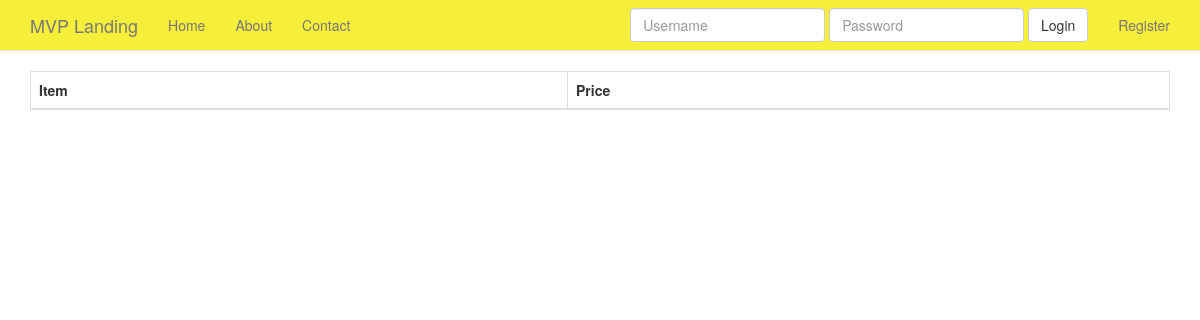
Before: /product/ with the older database file.
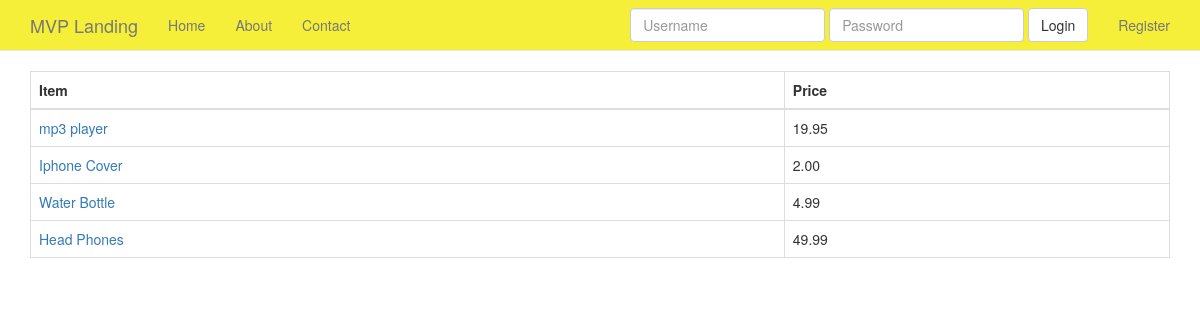
After: the same page with the newer database file.
### products/models.py (models this page shows, shortened)
class Product(models.Model):
    title = models.CharField(max_length=120)
    description = models.TextField(blank=True, null=True)
    price = models.DecimalField(decimal_places=2, max_digits=20)
    active = models.BooleanField(default=True)
    objects = ProductManager()
    def get_absolute_url(self):
        return reverse('Product_Detail', kwargs={'pk': self.pk})

### products/views.py (the view)
class ProductViewList(ListView):
    model = Product

### products/models.py (called while the page is built)
    def active(self):
        return self.filter(active=True)

    def get_queryset(self):
        return ProductQuerySet(self.model, using=self._db)

    def all(self, *args, **kwargs):
        return self.get_queryset().active()

### products/templates/products/product_list.html
{% extends 'base.html' %}
{% load staticfiles %}
{% block content %}
  <table class="table table-bordered">
    <thead>
      <tr>
        <th>Item</th>
        <th>Price</th>
      </tr>
    </thead>
    <tbody>
      {% for item in object_list %}
        <tr>
          <td><a href="{{ item.get_absolute_url }}">{{ item.title }}</a></td>
          <td>{{ item.price }}</td>
        </tr>
      {% endfor %}
    </tbody>
  </table>
{% endblock %}

### templates/base.html (shortened to what this page needs)
    {% load staticfiles %}
    <!DOCTYPE html>
    <html lang="en">
      <head>
        <link href="{% static 'css/bootstrap.min.css' %}" rel="stylesheet">
          <link href="{% static 'css/starter-template.css' %}" rel="stylesheet">
      </head>
      <body>
         {% include 'navbar.html' %}
            <div class="container">
              {% block content %}
              {% endblock %}
            </div>
      </body>
    </html>

### templates/navbar.html (shortened to what this page needs)
<nav class="navbar navbar-default navbar-static-top">
    <div class="container">
        <div class="navbar-header">
            <a class="navbar-brand" href="">MVP Landing</a>
        </div>
        <div id="navbar" class="navbar-collapse collapse">
            <ul class="nav navbar-nav">
                <li><a href="{% url 'ProductViewList' %}">Home</a></li>
                <li><a href="">About</a></li>
                <li><a href="{% url 'contact' %}">Contact</a></li>
            </ul>
            {% if not request.user.is_authenticated %}
                <ul class="nav navbar-nav navbar-right">
                    <li><a href="/accounts/register/">Register</a></li>
                </ul>
                <form class='navbar-form navbar-right' method='POST' action='{% url 'auth_login' %}'>{% csrf_token %}
                    <div class='form-group'>
                        <input type='text' class='form-control' name='username' placeholder='Username' />
                    </div>
                    <div class='form-group'>
                        <input type='password' class='form-control' name='password' placeholder='Password' />
                    </div>
                    <button type='submit' class='btn btn-default'>Login</button>
                </form>
            {% else %}
                <ul class="nav navbar-nav navbar-right">
                    <li><a href="{% url 'auth_logout' %}">Logout</a></li>
                </ul>
            {% endif %}
        </div>
    </div>
</nav>

### static/my_static/css/starter-template.css (style rules this page uses)
body { padding-top: 0px; }
.navbar-default { background-color:#F5EF39; }

Changed rows visible on the page:
added Product: title "mp3 player", price "19.95"
added Product: title "Iphone Cover", price "2.00"
added Product: title "Water Bottle", price "4.99"
added Product: title "Head Phones", price "49.99"
